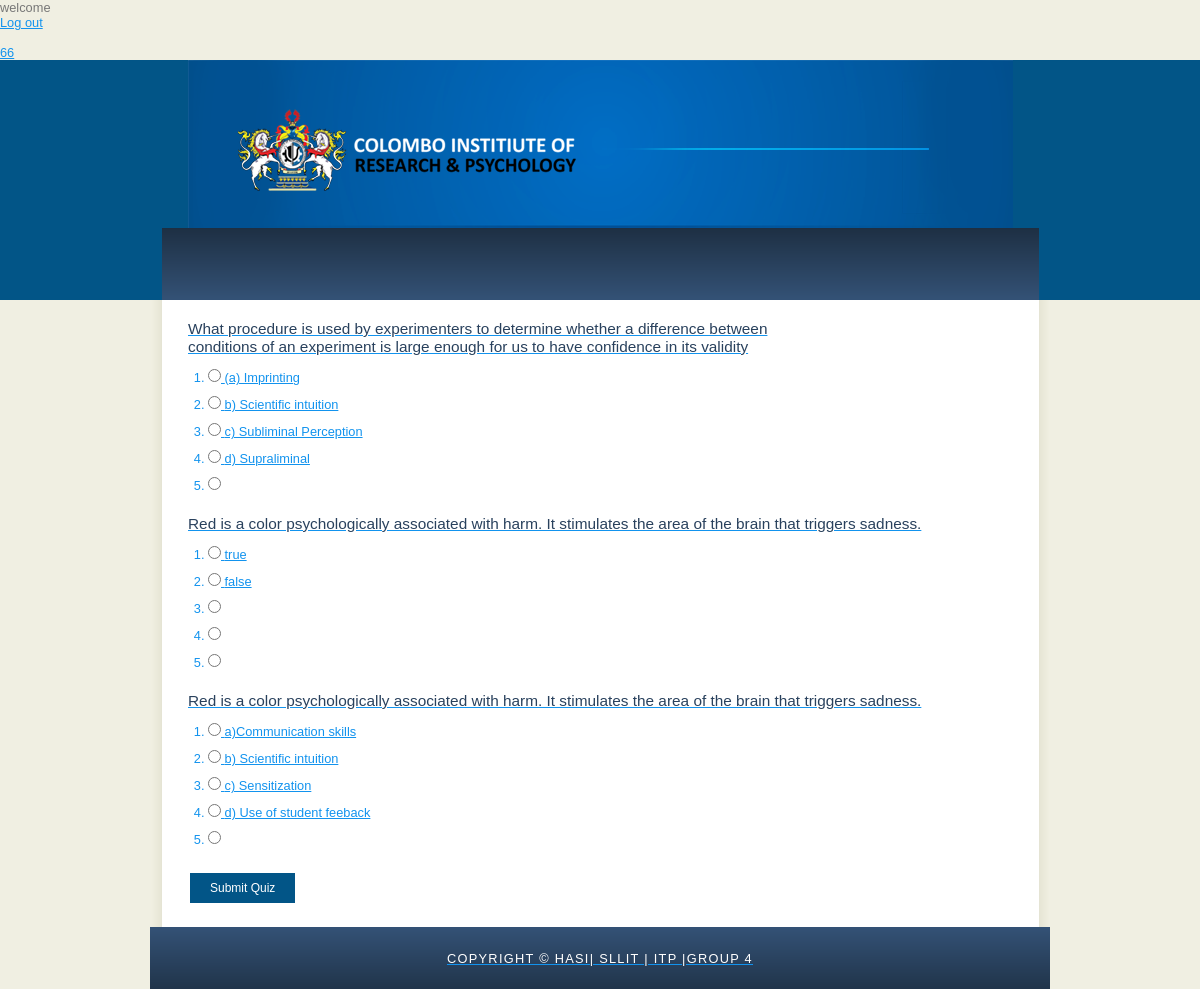
The app's page /display_questions.php (signed in) with its own data.
### tables this page shows
CREATE TABLE `questions` (
  `no` int(11) NOT NULL,
  `Question_no` int(11) NOT NULL,
  `Quize_id` int(11) NOT NULL,
  `Question` text NOT NULL,
  `type` text NOT NULL,
  `choice1` text NOT NULL,
  `choice2` text NOT NULL,
  `choice3` text NOT NULL,
  `choice4` text NOT NULL,
  `choice5` text NOT NULL,
  `correct_answer` text NOT NULL,
  `description` text NOT NULL,
  `subject` text NOT NULL
);

### display_questions.php (the view, shortened to what this page needs)
<?php include 'databaseh.php'; ?>
<?php
echo '<br><a href = "Slogin.php?action=logout">Log out<a/><br>';
echo '<br>'.$_SESSION['qid'];
$qid = $_SESSION['qid'];
$query1 = "select * from quize_info where quizeid = $qid ";
$query2 = $mysqli->query($query1) or die($mysqli->error.__LINE__);
while($row = mysqli_fetch_array($query2 )){
	$noEasy = $row['no_easy'];
	$noMedium = $row['no_medium'];
	$noHard = $row['no_hard'];
}
$queryE = "select * from questions where Quize_id = $qid and type = 'easy'  ORDER BY RAND() LIMIT $noEasy";
$queryM = "select * from questions where Quize_id = $qid and type = 'medium'  ORDER BY RAND() LIMIT $noMedium";
$queryH = "select * from questions where Quize_id = $qid and type = 'hard'  ORDER BY RAND() LIMIT $noHard";
$query_resultE = $mysqli->query($queryE) or die($mysqli->error.__LINE__);
$query_resultM = $mysqli->query($queryM) or die($mysqli->error.__LINE__);
$query_resultH = $mysqli->query($queryH) or die($mysqli->error.__LINE__);
$questionsArray = array();
while ($row = $query_resultE->fetch_assoc()){
    $questionsArray[] = $row;
}
while ($row = $query_resultM->fetch_assoc()){
    $questionsArray[] = $row;
}
while ($row = $query_resultH->fetch_assoc()){
    $questionsArray[] = $row;
}
$questions = array();
foreach($questionsArray as $question) {
    $questions[$question['no']] = $question['Question'];
 }
$choices = array();
foreach ($questionsArray as $row) {
    $choices[$row['no']] = array($row['choice1'], $row['choice2'], $row['choice3'], $row['choice4'], $row['choice5']);
  }
?>
<!DOCTYPE html>
<html>
<head>
  <link rel="stylesheet" type="text/css" href="styleh.css" title="style" />
</head>
<body onload="checkTime();">
  <div id="main">
    <div id="header">
      <div id="logo">
      </div>
      <div id="menubar">
      </div>
    </div>
    <div id="site_content">
      <div class="sidebar">
      </div>
      <div id="content">
  <form name="quiz" id="myquiz" onsubmit="return validate()" method="post" action="result.php"  >
    <?php
    foreach($questions as $id => $question) {
        echo "<div class=\"form-group\">";
        echo "<h4> $question</h4>"."<ol>";
        $randomChoices = $choices[$id];
        foreach ($randomChoices as $key => $values){
            echo '<li><input type="radio" name="response['.$id.'] id="'.$id.'" value="' .$values.'"/>';
        ?>
            <label for="question-<?php echo($id); ?>"><?php echo($values);?></label></li>
    <?php
        }
            echo("</div>");
        }
       ?>
    <input type="submit" name="submitbutton" class="button" value="Submit Quiz" />
</form>
      </div>
    </div>
    <div id="footer">
      Copyright &copy; Hasi| SLLIT | ITP |Group 4
    </div>
  </div>
</body>
</html>

### styleh.css (style rules this page uses)
html { height: 100%; }
* { margin: 0; padding: 0; }
body { font: normal .80em 'trebuchet ms', arial, sans-serif; background: #F0EFE2; color: #777; }
h1, h2, h3, h4, h5, h6 { font: normal 175% 'century gothic', arial, sans-serif; color: #43423F; margin: 0 0 15px 0; padding: 15px 0 5px 0; }
h4, h5, h6 { margin: 0; padding: 0 0 5px 0; font: normal 120% arial, sans-serif; color: #A4AA04; }
a, a:hover { outline: none; text-decoration: underline; color: #1293EE; }
ol { margin: 8px 0 22px 20px; }
ol li { margin: 0 0 11px 0; }
#main, #logo, #menubar, #site_content, #footer { margin-left: auto; margin-right: auto; }
#header { background: #025587; height: 240px; }
#logo { width: 825px; position: relative; height: 168px; background: #025587 url(logo.png) no-repeat; }
#menubar { width: 900px; height: 72px; padding: 0; background: #29415D url(menu.png) repeat-x; }
#site_content { width: 837px; overflow: hidden; margin: 0 auto 0 auto; padding: 20px 24px 20px 37px; background: #FFF url(content.png) repeat-y; }
.sidebar { float: right; width: 190px; padding: 0 15px 20px 15px; }
#footer { width: 900px; font: normal 100% 'lucida sans unicode', arial, sans-serif; height: 33px; padding: 24px 0 5px 0; text-align: center; background: #29425E url(footer.png) repeat-x; color: #FFF; text-transform: uppercase; letter-spacing: 0.1em; }
#menubar { width: 877px; height: 72px; padding: 0; }

### display_questions.php (style rules this page uses)
.button { background-color:#025587 ; border: none; color: white; padding: 8px 20px; text-align: center; text-decoration: none; display: inline-block; font-size: 12px; margin: 4px 2px; cursor: pointer; }
h4 { color: #29415D;; }

### records on screen
questions: choice2 "b) Scientific intuition", choice3 "c) Subliminal Perception", choice4 "d) Supraliminal"
questions: choice2 "false"
questions: choice1 "a)Communication skills", choice2 "b) Scientific intuition", choice3 "c) Sensitization"

### other values on screen
$_SESSION['qid'] "66"
$question "What procedure is used by experimenters to determine whether a difference between conditions of an experiment is large enough for us to have confidence in its validity"
$values "(a) Imprinting"
$question "Red is a color psychologically associated with harm. It stimulates the area of the brain that triggers sadness."
$values "true"
$values "d) Use of student feeback"
